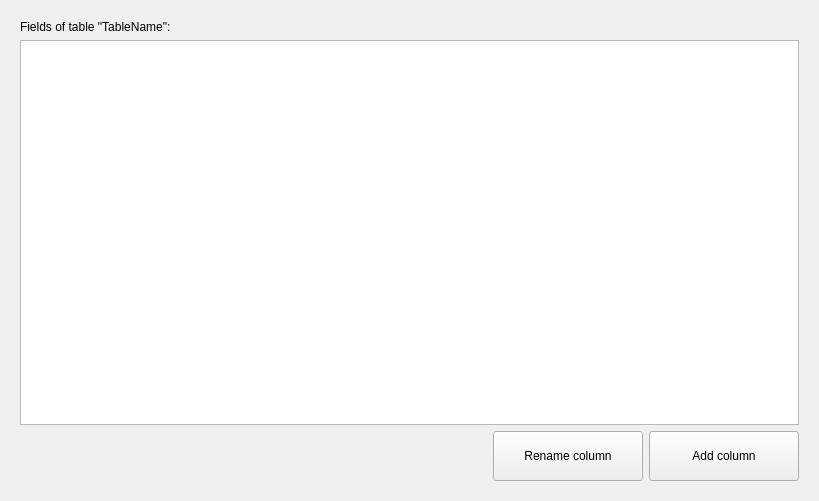
<?xml version="1.0" encoding="UTF-8"?>
<ui version="4.0">
 <class>MainWindow</class>
 <widget class="QMainWindow" name="MainWindow">
  <property name="geometry">
   <rect>
    <x>0</x>
    <y>0</y>
    <width>819</width>
    <height>501</height>
   </rect>
  </property>
  <property name="windowTitle">
   <string>MainWindow</string>
  </property>
  <widget class="QWidget" name="centralwidget">
   <layout class="QVBoxLayout" name="verticalLayout">
    <property name="leftMargin">
     <number>20</number>
    </property>
    <property name="topMargin">
     <number>20</number>
    </property>
    <property name="rightMargin">
     <number>20</number>
    </property>
    <property name="bottomMargin">
     <number>20</number>
    </property>
    <item>
     <widget class="QLabel" name="name_label">
      <property name="text">
       <string>Fields of table &quot;TableName&quot;:</string>
      </property>
     </widget>
    </item>
    <item>
     <widget class="QTableWidget" name="table"/>
    </item>
    <item>
     <layout class="QHBoxLayout" name="horizontalLayout">
      <item>
       <spacer name="horizontalSpacer">
        <property name="orientation">
         <enum>Qt::Horizontal</enum>
        </property>
        <property name="sizeHint" stdset="0">
         <size>
          <width>40</width>
          <height>20</height>
         </size>
        </property>
       </spacer>
      </item>
      <item>
       <widget class="QPushButton" name="rename_column_button">
        <property name="sizePolicy">
         <sizepolicy hsizetype="Fixed" vsizetype="Fixed">
          <horstretch>0</horstretch>
          <verstretch>0</verstretch>
         </sizepolicy>
        </property>
        <property name="minimumSize">
         <size>
          <width>150</width>
          <height>50</height>
         </size>
        </property>
        <property name="text">
         <string>Rename column</string>
        </property>
       </widget>
      </item>
      <item>
       <widget class="QPushButton" name="add_column_button">
        <property name="sizePolicy">
         <sizepolicy hsizetype="Fixed" vsizetype="Fixed">
          <horstretch>0</horstretch>
          <verstretch>0</verstretch>
         </sizepolicy>
        </property>
        <property name="minimumSize">
         <size>
          <width>150</width>
          <height>50</height>
         </size>
        </property>
        <property name="text">
         <string>Add column</string>
        </property>
       </widget>
      </item>
     </layout>
    </item>
   </layout>
  </widget>
 </widget>
 <resources/>
 <connections/>
</ui>
